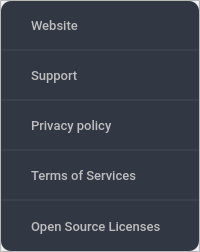
                                  <widget class="QFrame" name="frame_108">
                                   <property name="maximumSize">
                                    <size>
                                     <width>16777215</width>
                                     <height>250</height>
                                    </size>
                                   </property>
                                   <property name="frameShape">
                                    <enum>QFrame::Shape::StyledPanel</enum>
                                   </property>
                                   <property name="frameShadow">
                                    <enum>QFrame::Shadow::Raised</enum>
                                   </property>
                                   <layout class="QVBoxLayout" name="verticalLayout_45">
                                    <property name="spacing">
                                     <number>0</number>
                                    </property>
                                    <property name="leftMargin">
                                     <number>0</number>
                                    </property>
                                    <property name="topMargin">
                                     <number>0</number>
                                    </property>
                                    <property name="rightMargin">
                                     <number>0</number>
                                    </property>
                                    <property name="bottomMargin">
                                     <number>0</number>
                                    </property>
                                    <item>
                                     <widget class="QFrame" name="frame_133">
                                      <property name="minimumSize">
                                       <size>
                                        <width>0</width>
                                        <height>250</height>
                                       </size>
                                      </property>
                                      <property name="maximumSize">
                                       <size>
                                        <width>16777215</width>
                                        <height>250</height>
                                       </size>
                                      </property>
                                      <property name="styleSheet">
                                       <string notr="true">QFrame{
	background-color: rgb(49, 55, 67);
	border-radius:10px;
}
</string>
                                      </property>
                                      <property name="frameShape">
                                       <enum>QFrame::Shape::StyledPanel</enum>
                                      </property>
                                      <property name="frameShadow">
                                       <enum>QFrame::Shadow::Raised</enum>
                                      </property>
                                      <layout class="QVBoxLayout" name="verticalLayout_42">
                                       <property name="spacing">
                                        <number>0</number>
                                       </property>
                                       <property name="leftMargin">
                                        <number>0</number>
                                       </property>
                                       <property name="topMargin">
                                        <number>0</number>
                                       </property>
                                       <property name="rightMargin">
                                        <number>0</number>
                                       </property>
                                       <property name="bottomMargin">
                                        <number>0</number>
                                       </property>
                                       <item>
                                        <widget class="QPushButton" name="link_website">
                                         <property name="sizePolicy">
                                          <sizepolicy hsizetype="Preferred" vsizetype="Preferred">
                                           <horstretch>0</horstretch>
                                           <verstretch>0</verstretch>
                                          </sizepolicy>
                                         </property>
                                         <property name="font">
                                          <font>
                                           <family>Roboto Medium</family>
                                           <pointsize>10</pointsize>
                                          </font>
                                         </property>
                                         <property name="layoutDirection">
                                          <enum>Qt::LayoutDirection::RightToLeft</enum>
                                         </property>
                                         <property name="styleSheet">
                                          <string notr="true">QPushButton{
	border:none;
	background:none;
	color:rgb(190, 190, 190);
	padding-right: 30px;
	padding-left:30px;
	text-align:left;
	border-bottom: 2px solid rgba(179, 179, 179, 20);
	border-bottom-left-radius:0px;
	border-bottom-right-radius:0px;
}
QPushButton:hover{
	background-color:  rgb(55, 62, 76);
}</string>
                                         </property>
                                         <property name="text">
                                          <string>Website</string>
                                         </property>
                                         <property name="icon">
                                          <iconset>
                                           <normaloff>../Reqs/link.png</normaloff>../Reqs/link.png</iconset>
                                         </property>
                                         <property name="iconSize">
                                          <size>
                                           <width>30</width>
                                           <height>30</height>
                                          </size>
                                         </property>
                                        </widget>
                                       </item>
                                       <item>
                                        <widget class="QPushButton" name="link_support">
                                         <property name="sizePolicy">
                                          <sizepolicy hsizetype="Preferred" vsizetype="Preferred">
                                           <horstretch>0</horstretch>
                                           <verstretch>0</verstretch>
                                          </sizepolicy>
                                         </property>
                                         <property name="font">
                                          <font>
                                           <family>Roboto Medium</family>
                                           <pointsize>10</pointsize>
                                          </font>
                                         </property>
                                         <property name="layoutDirection">
                                          <enum>Qt::LayoutDirection::RightToLeft</enum>
                                         </property>
                                         <property name="styleSheet">
                                          <string notr="true">QPushButton{
	border:none;
	background:none;
	color:rgb(190, 190, 190);
	padding-right: 30px;
	padding-left:30px;
	text-align:left;
	border-bottom: 2px solid rgba(179, 179, 179, 20);
	border-bottom-left-radius:0px;
	border-bottom-right-radius:0px;
}
QPushButton:hover{
	background-color:  rgb(55, 62, 76);
}</string>
                                         </property>
                                         <property name="text">
                                          <string>Support</string>
                                         </property>
                                         <property name="icon">
                                          <iconset>
                                           <normaloff>../Reqs/link.png</normaloff>../Reqs/link.png</iconset>
                                         </property>
                                         <property name="iconSize">
                                          <size>
                                           <width>30</width>
                                           <height>30</height>
                                          </size>
                                         </property>
                                        </widget>
                                       </item>
                                       <item>
                                        <widget class="QPushButton" name="link_privacy_policy">
                                         <property name="sizePolicy">
                                          <sizepolicy hsizetype="Preferred" vsizetype="Preferred">
                                           <horstretch>0</horstretch>
                                           <verstretch>0</verstretch>
                                          </sizepolicy>
                                         </property>
                                         <property name="font">
                                          <font>
                                           <family>Roboto Medium</family>
                                           <pointsize>10</pointsize>
                                          </font>
                                         </property>
                                         <property name="layoutDirection">
                                          <enum>Qt::LayoutDirection::RightToLeft</enum>
                                         </property>
                                         <property name="styleSheet">
                                          <string notr="true">QPushButton{
	border:none;
	background:none;
	color:rgb(190, 190, 190);
	padding-right: 30px;
	padding-left:30px;
	text-align:left;
	border-bottom: 2px solid rgba(179, 179, 179, 20);
	border-bottom-left-radius:0px;
	border-bottom-right-radius:0px;
}
QPushButton:hover{
	background-color:  rgb(55, 62, 76);
}</string>
                                         </property>
                                         <property name="text">
                                          <string>Privacy policy</string>
                                         </property>
                                         <property name="icon">
                                          <iconset>
                                           <normaloff>../Reqs/link.png</normaloff>../Reqs/link.png</iconset>
                                         </property>
                                         <property name="iconSize">
                                          <size>
                                           <width>30</width>
                                           <height>30</height>
                                          </size>
                                         </property>
                                        </widget>
                                       </item>
                                       <item>
                                        <widget class="QPushButton" name="link_terms_services">
                                         <property name="sizePolicy">
                                          <sizepolicy hsizetype="Preferred" vsizetype="Preferred">
                                           <horstretch>0</horstretch>
                                           <verstretch>0</verstretch>
                                          </sizepolicy>
                                         </property>
                                         <property name="font">
                                          <font>
                                           <family>Roboto Medium</family>
                                           <pointsize>10</pointsize>
                                          </font>
                                         </property>
                                         <property name="layoutDirection">
                                          <enum>Qt::LayoutDirection::RightToLeft</enum>
                                         </property>
                                         <property name="styleSheet">
                                          <string notr="true">QPushButton{
	border:none;
	background:none;
	color:rgb(190, 190, 190);
	padding-right: 30px;
	padding-left:30px;
	text-align:left;
	border-bottom: 2px solid rgba(179, 179, 179, 20);
	border-bottom-left-radius:0px;
	border-bottom-right-radius:0px;
}
QPushButton:hover{
	background-color:  rgb(55, 62, 76);
}</string>
                                         </property>
                                         <property name="text">
                                          <string>Terms of Services</string>
                                         </property>
                                         <property name="icon">
                                          <iconset>
                                           <normaloff>../Reqs/link.png</normaloff>../Reqs/link.png</iconset>
                                         </property>
                                         <property name="iconSize">
                                          <size>
                                           <width>30</width>
                                           <height>30</height>
                                          </size>
                                         </property>
                                        </widget>
                                       </item>
                                       <item>
                                        <widget class="QPushButton" name="link_open_source">
                                         <property name="sizePolicy">
                                          <sizepolicy hsizetype="Preferred" vsizetype="Preferred">
                                           <horstretch>0</horstretch>
                                           <verstretch>0</verstretch>
                                          </sizepolicy>
                                         </property>
                                         <property name="font">
                                          <font>
                                           <family>Roboto Medium</family>
                                           <pointsize>10</pointsize>
                                          </font>
                                         </property>
                                         <property name="layoutDirection">
                                          <enum>Qt::LayoutDirection::RightToLeft</enum>
                                         </property>
                                         <property name="styleSheet">
                                          <string notr="true">QPushButton{
	border:none;
	background:none;
	color:rgb(190, 190, 190);
	padding-right: 30px;
	padding-left:30px;
	text-align:left;
}
QPushButton:hover{
	background-color: rgb(55, 62, 76);
}</string>
                                         </property>
                                         <property name="text">
                                          <string>Open Source Licenses</string>
                                         </property>
                                         <property name="icon">
                                          <iconset>
                                           <normaloff>../Reqs/link.png</normaloff>../Reqs/link.png</iconset>
                                         </property>
                                         <property name="iconSize">
                                          <size>
                                           <width>30</width>
                                           <height>30</height>
                                          </size>
                                         </property>
                                        </widget>
                                       </item>
                                      </layout>
                                     </widget>
                                    </item>
                                   </layout>
                                  </widget>
